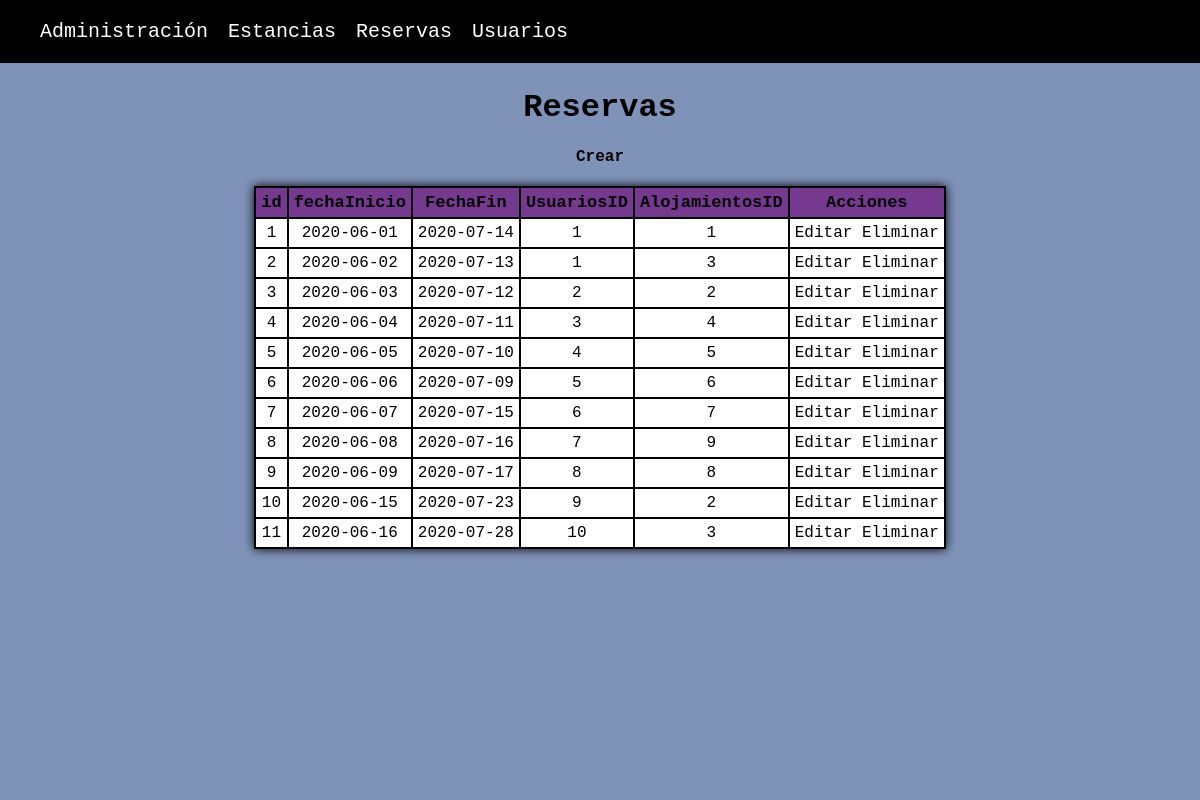
/reservas/index.php, run on the app's committed database.
### tables this page shows
CREATE TABLE IF NOT EXISTS 7_reservas (
 id int NOT NULL AUTO_INCREMENT,
 fechaInicio DATE NOT NULL,
 fechaFin DATE NOT NULL,
 usuarios_id INT NOT NULL,
 alojamientos_id INT NOT NULL,
 PRIMARY KEY (id),
 CONSTRAINT FOREIGN KEY (usuarios_id) REFERENCES 7_usuarios(id),
 CONSTRAINT FOREIGN KEY (alojamientos_id) REFERENCES 7_alojamientos(id)
);

### Database/Database.php (called while the page is built, shortened)
<?php
class Database
{
    public static function conectar()
    {
        $driver = 'mysql';
        $host = 'localhost';
        $port = '3306';
        $user = 'root';
        $password = '';
        $db = 'agencia';
        $dsn = "$driver:dbname=$db;host=$host;port=$port";
        try {
            $gbd = new PDO($dsn, $user, $password);
        } catch (PDOException $e) {
            echo 'Falló la conexión: ' . $e->getMessage();
        }
        return $gbd;
    }
    public static function getAllReservas()
    {
        $sql = "SELECT * FROM 7_reservas";
        return self::conectar()->query($sql);
    }
}
?>

### reservas/index.php (the view, shortened to what this page needs)
<?php
    require_once("../Database/Database.php");
    $resultado=Database::getAllReservas();
?>
<!DOCTYPE html>
<html lang="en">
<head>
    <link rel="stylesheet" href="../style.css">
</head>
<body>
    <nav>
        <ul>
            <li><a class="menuA" href="../index.php">Administración</a></li>
            <li><a class="menuA"  href="../estancias/index.php">Estancias</a></li>
            <li><a class="menuA" href="index.php">Reservas</a></li>
            <li><a class="menuA" href="../usuarios/index.php">Usuarios</a></li>
        </ul>
    </nav>
    <main>
    <video id="videoFondo" src="../img/mar.mp4" autoplay muted loop></video>
        <div class="caja">
            <h1><bold>Reservas</bold></h1>
            <a href="create.php" class="btn"><strong>Crear</strong></a>
        </div>
        <table class="tabla">
        <thead class="cabecera">
                    <th>id</th>
                    <th>fechaInicio</th>
                    <th>FechaFin</th>
                    <th>UsuariosID</th>
                    <th>AlojamientosID</th>
                    <th>Acciones</th>
            </thead>
            <tbody class= "contenido">
                <?php
                foreach ($resultado as $fila){
                    echo "<tr>";
                    for($i = 0; $i< 5 ; $i++){
                        echo "<td>". $fila[$i] . "</td>";
                    }
                    echo "<td class=btns> <a class='btn' href='edit.php?id=".$fila['id']."'>Editar</a> <a class='btn' href='delete.php?id=".$fila['id']."'>Eliminar</a></td>";
                    echo "</tr>";
                }
                ?>
                </tbody>
        </table>
    </main>
</body>
</html>

### style.css (style rules this page uses)
body { font-family: 'Courier New', monospace; background-color: rgb(127, 147, 185); display: flex; align-items: center; margin: 0px; align-content: center; justify-content: center; font-family: sans-serif; display:flex; flex-direction: column; }
#videoFondo { position: fixed; top: 0; left: 0; width: 100%; height: 100%; object-fit: cover; z-index: -1; }
main { font-family:'Courier New', monospace; margin: 5px 35px 35px 35px; }
.tabla { margin-top: 20px; font-family: 'Courier New', monospace; border: 2px solid rgb(0, 0, 0); border-collapse: collapse; box-shadow: 0px 0px 10px rgba(0, 0, 0.5, 1); }
.cabecera { text-align: center; border: 2px solid rgb(0, 0, 0); background-color: rgb(117, 58, 144); font-size: 17px; }
.contenido { text-align: center; border: 2px solid rgb(0, 0, 0); background-color: white; }
th, tr, td { padding: 5px; border: 2px solid rgb(0, 0, 0); }
nav { display: flex; flex-direction: row; background-color: black; color: white; width: 100%; margin: 0px; }
ul { font-size: 20px; list-style: none; display: flex; flex-direction: row; gap: 20px; justify-content: space-evenly; }
.menuA { font-family: 'Courier New', monospace; color:white; display: flex; flex-direction: row; justify-content: right; gap: 15px; text-decoration: none; }
.btn { text-decoration: none; color: rgb(0, 0, 0); }
.caja { display: flex; flex-direction: column; align-items: center; }

### data on the page
7_reservas: id "1", fechaInicio "2020-06-01", fechaFin "2020-07-14", usuarios "1", alojamientos "1"
7_reservas: id "2", fechaInicio "2020-06-02", fechaFin "2020-07-13", usuarios "1", alojamientos "3"
7_reservas: id "3", fechaInicio "2020-06-03", fechaFin "2020-07-12", usuarios "2", alojamientos "2"
7_reservas: id "4", fechaInicio "2020-06-04", fechaFin "2020-07-11", usuarios "3", alojamientos "4"
7_reservas: id "5", fechaInicio "2020-06-05", fechaFin "2020-07-10", usuarios "4", alojamientos "5"
7_reservas: id "6", fechaInicio "2020-06-06", fechaFin "2020-07-09", usuarios "5", alojamientos "6"
7_reservas: id "7", fechaInicio "2020-06-07", fechaFin "2020-07-15", usuarios "6", alojamientos "7"
7_reservas: id "8", fechaInicio "2020-06-08", fechaFin "2020-07-16", usuarios "7", alojamientos "9"
7_reservas: id "9", fechaInicio "2020-06-09", fechaFin "2020-07-17", usuarios "8", alojamientos "8"
7_reservas: id "10", fechaInicio "2020-06-15", fechaFin "2020-07-23", usuarios "9", alojamientos "2"
7_reservas: id "11", fechaInicio "2020-06-16", fechaFin "2020-07-28", usuarios "10", alojamientos "3"
